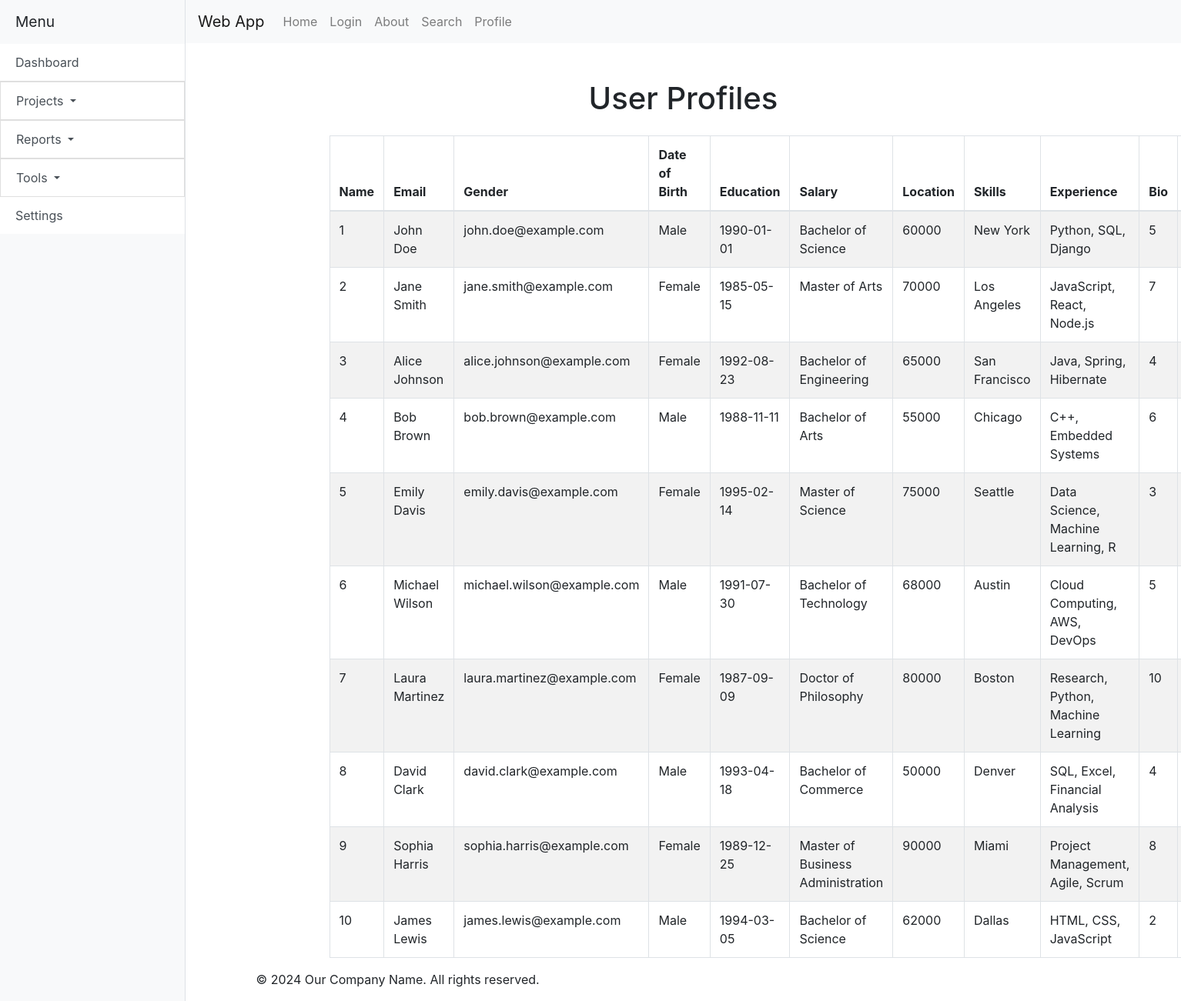
The page /profiles on the database its author committed.
### tables this page shows
CREATE TABLE user_profile (
    id INTEGER PRIMARY KEY AUTOINCREMENT,
    user_id INTEGER,
    name TEXT NOT NULL,
    email TEXT NOT NULL,
    gender TEXT NOT NULL,
    dob TEXT NOT NULL,
    education TEXT NOT NULL,
    salary INTEGER,
    location TEXT,
    skills TEXT,
    experience INTEGER,
    bio TEXT,
    FOREIGN KEY (user_id) REFERENCES users(id)
);

### app.py (the view)
@app.route('/profiles')
def show_profiles():
    conn = sqlite3.connect(DATABASE)
    c = conn.cursor()
    c.execute('SELECT * FROM user_profile')
    profiles = c.fetchall()
    conn.close()
    return render_template('show_profiles.html', profiles=profiles)

### templates/show_profiles.html (shortened to what this page needs)
<!DOCTYPE html>
<html lang="en">
<head>
    <link rel="stylesheet" href="https://stackpath.bootstrapcdn.com/bootstrap/4.5.2/css/bootstrap.min.css">
    <link rel="stylesheet" href="{{ url_for('static', filename='css/styles.css') }}">
</head>
<body>
    <div class="d-flex" id="wrapper">
        {% include 'components/sidebar.html' %}
        <div id="page-content-wrapper">
            {% include 'components/header.html' %}
            <main class="container mt-5">
                <div class="row justify-content-center">
                    <div class="col-md-10">
                        <h1 class="text-center mb-4">User Profiles</h1>
                        <table class="table table-bordered table-striped">
                            <thead>
                                <tr>
                                    <th>Name</th>
                                    <th>Email</th>
                                    <th>Gender</th>
                                    <th>Date of Birth</th>
                                    <th>Education</th>
                                    <th>Salary</th>
                                    <th>Location</th>
                                    <th>Skills</th>
                                    <th>Experience</th>
                                    <th>Bio</th>
                                    <th>Actions</th>
                                </tr>
                            </thead>
                            <tbody>
                                {% for profile in profiles %}
                                    <tr>
                                        <td>{{ profile[1] }}</td>
                                        <td>{{ profile[2] }}</td>
                                        <td>{{ profile[3] }}</td>
                                        <td>{{ profile[4] }}</td>
                                        <td>{{ profile[5] }}</td>
                                        <td>{{ profile[6] }}</td>
                                        <td>{{ profile[7] }}</td>
                                        <td>{{ profile[8] }}</td>
                                        <td>{{ profile[9] }}</td>
                                        <td>{{ profile[10] }}</td>
                                        <td>
                                        </td>
                                    </tr>
                                {% endfor %}
                            </tbody>
                        </table>
                    </div>
                </div>
            </main>
            {% include 'components/footer.html' %}
        </div>
    </div>
</body>
</html>

### templates/components/sidebar.html (shortened to what this page needs)
<div class="sidebar bg-light border-right" id="sidebar-wrapper">
    <div class="sidebar-heading">Menu</div>
    <div class="list-group list-group-flush">
        <a href="#" class="list-group-item list-group-item-action">Dashboard</a>
        <div class="dropdown">
            <a class="list-group-item list-group-item-action dropdown-toggle" href="#" role="button" id="dropdownProjects" data-toggle="dropdown" aria-haspopup="true" aria-expanded="false">
                Projects
            </a>
        </div>
        <div class="dropdown">
            <a class="list-group-item list-group-item-action dropdown-toggle" href="#" role="button" id="dropdownReports" data-toggle="dropdown" aria-haspopup="true" aria-expanded="false">
                Reports
            </a>
        </div>
        <div class="dropdown">
            <a class="list-group-item list-group-item-action dropdown-toggle" href="#" role="button" id="dropdownTools" data-toggle="dropdown" aria-haspopup="true" aria-expanded="false">
                Tools
            </a>
        </div>
        <a href="#" class="list-group-item list-group-item-action">Settings</a>
    </div>
</div>

### templates/components/header.html (shortened to what this page needs)
<header>
    <nav class="navbar navbar-expand-lg navbar-light bg-light">
        <a class="navbar-brand" href="{{ url_for('index') }}">Web App</a>
        <div class="collapse navbar-collapse" id="navbarNav">
            <ul class="navbar-nav">
                <li class="nav-item">
                    <a class="nav-link" href="{{ url_for('index') }}">Home</a>
                </li>
                <li class="nav-item">
                    <a class="nav-link" href="{{ url_for('login') }}">Login</a>
                </li>
                <li class="nav-item">
                    <a class="nav-link" href="{{ url_for('about_page') }}">About</a>
                </li>
                <li class="nav-item">
                    <a class="nav-link" href="{{ url_for('search_page') }}">Search</a>
                </li>
                <li class="nav-item">
                    <a class="nav-link" href="{{ url_for('show_profiles') }}">Profile</a>
                </li>
            </ul>
        </div>
    </nav>
</header>

### templates/components/footer.html (shortened to what this page needs)
<!DOCTYPE html>
<html lang="en">
<head>
    <link rel="stylesheet" href="{{ url_for('static', filename='css/styles.css') }}">
</head>
<body>
    <footer class="footer">
        <div class="container">
            <p>&copy; 2024 Our Company Name. All rights reserved.</p>
            </div>
    </footer>
</body>
</html>

### static/css/styles.css (style rules this page uses)
body { min-height: 100vh; display: flex; flex-direction: column; }
main { flex: 1; }
#sidebar-wrapper { min-height: 100vh; margin-left: -15rem; transition: margin .25s ease-out; }
#sidebar-wrapper .sidebar-heading { padding: 0.875rem 1.25rem; font-size: 1.2rem; }
#sidebar-wrapper .list-group { width: 15rem; }
#page-content-wrapper { min-width: 100vw; }
@media (min-width: 768px) { #sidebar-wrapper { margin-left: 0; } }
@media (min-width: 768px) { #page-content-wrapper { min-width: 0; width: 100%; } }

### rows shown on the page
user_profile: user "1", name "John Doe", email "john.doe@example.com", gender "Male", dob "1990-01-01", education "Bachelor of Science", salary "60000", location "New York", skills "Python, SQL, Django", experience "5"
user_profile: user "2", name "Jane Smith", email "jane.smith@example.com", gender "Female", dob "1985-05-15", education "Master of Arts", salary "70000", location "Los Angeles", skills "JavaScript, React, Node.js", experience "7"
user_profile: user "3", name "Alice Johnson", email "alice.johnson@example.com", gender "Female", dob "1992-08-23", education "Bachelor of Engineering", salary "65000", location "San Francisco", skills "Java, Spring, Hibernate", experience "4"
user_profile: user "4", name "Bob Brown", email "bob.brown@example.com", gender "Male", dob "1988-11-11", education "Bachelor of Arts", salary "55000", location "Chicago", skills "C++, Embedded Systems", experience "6"
user_profile: user "5", name "Emily Davis", email "emily.davis@example.com", gender "Female", dob "1995-02-14", education "Master of Science", salary "75000", location "Seattle", skills "Data Science, Machine Learning, R", experience "3"
user_profile: user "6", name "Michael Wilson", email "michael.wilson@example.com", gender "Male", dob "1991-07-30", education "Bachelor of Technology", salary "68000", location "Austin", skills "Cloud Computing, AWS, DevOps", experience "5"
user_profile: user "7", name "Laura Martinez", email "laura.martinez@example.com", gender "Female", dob "1987-09-09", education "Doctor of Philosophy", salary "80000", location "Boston", skills "Research, Python, Machine Learning", experience "10"
user_profile: user "8", name "David Clark", email "david.clark@example.com", gender "Male", dob "1993-04-18", education "Bachelor of Commerce", salary "50000", location "Denver", skills "SQL, Excel, Financial Analysis", experience "4"
user_profile: user "9", name "Sophia Harris", email "sophia.harris@example.com", gender "Female", dob "1989-12-25", education "Master of Business Administration", salary "90000", location "Miami", skills "Project Management, Agile, Scrum", experience "8"
user_profile: user "10", name "James Lewis", email "james.lewis@example.com", gender "Male", dob "1994-03-05", education "Bachelor of Science", salary "62000", location "Dallas", skills "HTML, CSS, JavaScript", experience "2"
